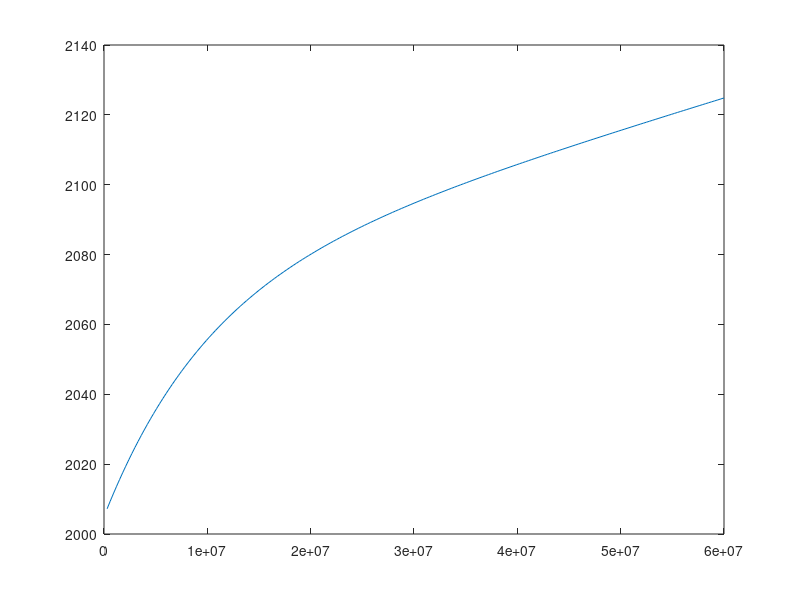

Source code (MATLAB):
%% ============================================
%  Stress-Vp 拟合脚本 (基于经验公式)
%  公式: V(P) = A + K*P - B*exp(-P*D)
%% ============================================
clear; clc; close all;
prop = jsondecode(fileread('properties.json'));

%% 定义拟合函数
model_fun = @(params, P) params(1) + params(2)*P - params(3)*exp(-P*params(4));

params0 = [2071, 0.0000009, 66, 0.0000001];

vp_culc = model_fun(params0, prop.P);

figure;
plot(prop.P, vp_culc)